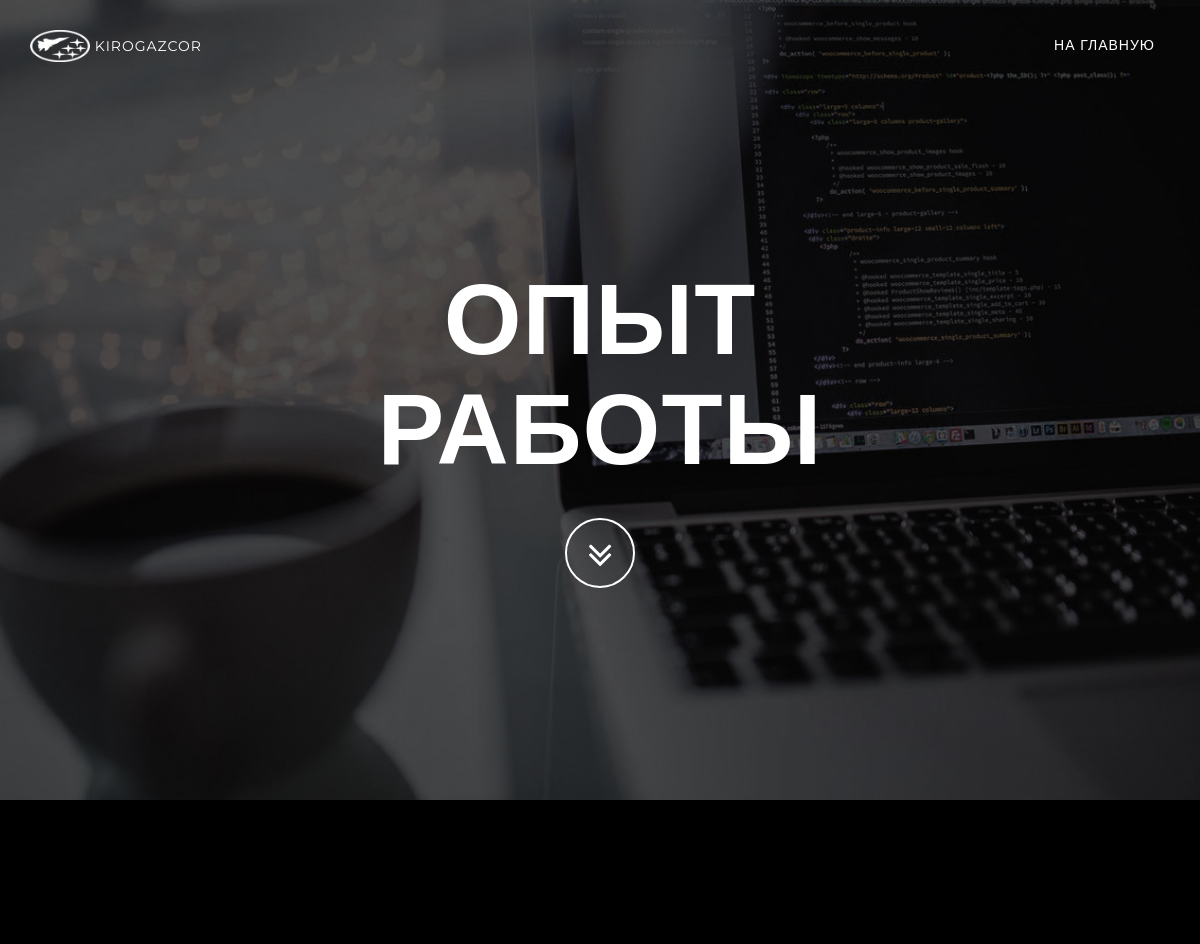
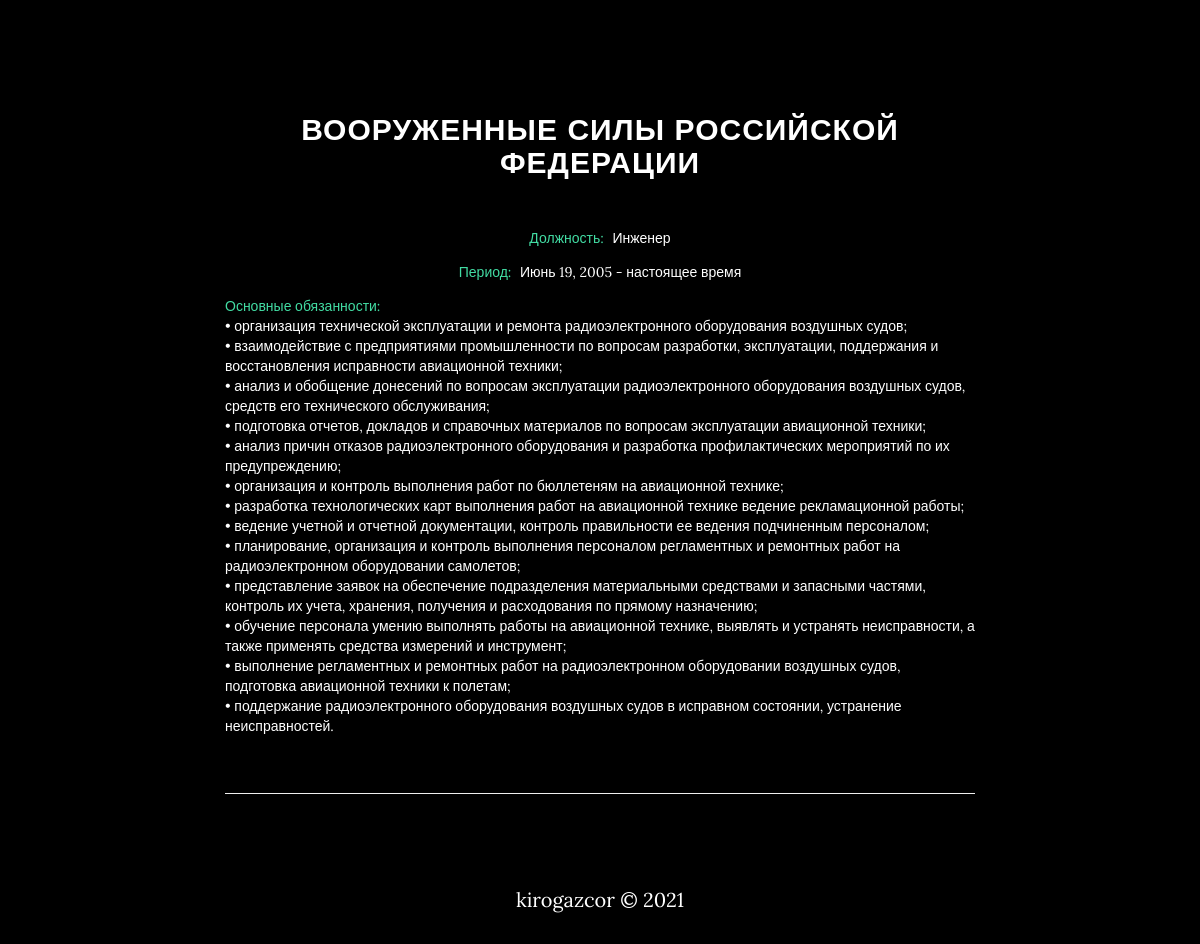
The app's page /work with its own data (2 pictures, top to bottom).
### main_page/models.py (models this page shows)
class Work(models.Model):
    organization = models.CharField(verbose_name='Организация', max_length=64)
    post = models.CharField(verbose_name='Должность', max_length=32)
    duties = models.TextField(verbose_name='Обязанности')
    start = models.DateField(verbose_name='Начало')
    end = models.DateField(verbose_name='Конец', default=timezone.now)
    class Meta:
            managed = False
            db_table = 'work'

### main_page/views.py (the view)
# urls.py: path('work', views.work, name='work'),
def work(request):
    work_db = Work.objects.all()
    work_content = {
        'title': 'Опыт работы',
        'Year': Year,
        'work_db': work_db,
    }
    return render(request, 'work.html', work_content)

### templates/work.html
{% extends "wrapper.html" %}
{% block nav %}
    <nav class="navbar navbar-custom navbar-fixed-top" role="navigation">
        <div style="vertical-align:middle" class="container">
            <div  id="logo_title" class="navbar-header">
                <a class="page-scroll" href="#page-top">
                    <img id="logo" src="/static/image/kirogazcor_inv.png" width="60px">
                    <span id="title">kirogazcor</span>
                </a>
            </div>
            <div class="collapse navbar-collapse navbar-right navbar-main-collapse">
                <ul class="nav navbar-nav">
                    <li>
                        <a class="page-scroll" href="../">На главную</a>
                    </li>
                </ul>
            </div>
        </div>
    </nav>
{% endblock %}
{% block header %}
    <header class="intro">
        <div class="intro-body">
            <div class="container">
                <div class="row">
                    <div class="col-md-8 col-md-offset-2">
                        <h1 class="brand-heading" style="margin: 50px auto 0;">Опыт работы</h1>
                        <br>
                        <a href="#work" class="btn btn-circle page-scroll">
                            <i class="fa fa-angle-double-down animated"></i>
                        </a>
                    </div>
                </div>
            </div>
        </div>
    </header>
{% endblock %}
{% block content %}
    <section id="work" class="container content-section text-center">
        <div class="row">
            <div class="col-lg-8 col-lg-offset-2">
                {% for work in work_db %}
                <ul class="about-list">
                    <li><h2>{{ work.organization }}</h2></li>
                    <li><span>Должность:</span> {{ work.post }}</li>
                    <li><span>Период:</span> {{ work.start }} - {% if work.end != Now %}{{ work.end }}{% else %}настоящее время{% endif %}</li>
                    <li style="text-align: left"><span>Основные обязанности:</span><br>{{ work.duties|safe }}</li>
                </ul><hr><br>
                {% endfor %}
            </div>
        </div>
    </section>
{% endblock %}

### static/css/grayscale.css (style rules this page uses)
body { width: 100%; height: 100%; font-family: "Lora", "Helvetica Neue", Helvetica, Arial, sans-serif; color: white; background-color: black; }
html { width: 100%; height: 100%; }
h1, h2, h3, h4, h5, h6 { margin: 0 0 35px; text-transform: uppercase; font-family: "Montserrat", "Helvetica Neue", Helvetica, Arial, sans-serif; font-weight: 700; letter-spacing: 1px; }
a { color: #42DCA3; -webkit-transition: all 0.2s ease-in-out; -moz-transition: all 0.2s ease-in-out; transition: all 0.2s ease-in-out; }
.navbar-custom { margin-bottom: 0; border-bottom: 1px solid rgba(255, 255, 255, 0.3); text-transform: uppercase; font-family: "Montserrat", "Helvetica Neue", Helvetica, Arial, sans-serif; background-color: black; }
.navbar-custom a { color: white; }
.navbar-custom .nav li a { -webkit-transition: background 0.3s ease-in-out; -moz-transition: background 0.3s ease-in-out; transition: background 0.3s ease-in-out; }
@media (min-width: 300px) { .navbar-custom { padding: 20px 0; border-bottom: none; letter-spacing: 1px; background: transparent; -webkit-transition: background 0.5s ease-in-out, padding 0.5s ease-in-out; -moz-transition: background 0.5s ease-in-out, padding 0.5s ease-in-out; transition: background 0.5s ease-in-out, padding 0.5s ease-in-out; } }
.intro { display: table; width: 100%; height: auto; padding: 100px 0; text-align: center; color: white; background: url(../image/background_dark.jpg) no-repeat bottom center scroll; background-color: black; -webkit-background-size: cover; -moz-background-size: cover; background-size: cover; -o-background-size: cover; }
.intro .intro-body { display: table-cell; vertical-align: middle; }
.intro .intro-body .brand-heading { font-size: 40px; }
@media (min-width: 768px) { .intro { height: 100%; padding: 0; } }
@media (min-width: 768px) { .intro .intro-body .brand-heading { font-size: 100px; } }
.btn-circle { width: 70px; height: 70px; margin-top: 15px; padding: 7px 16px; border: 2px solid white; border-radius: 100% !important; font-size: 40px; color: white; background: transparent; -webkit-transition: background 0.3s ease-in-out; -moz-transition: background 0.3s ease-in-out; transition: background 0.3s ease-in-out; }
.btn-circle i.animated { -webkit-transition-property: -webkit-transform; -webkit-transition-duration: 1s; -moz-transition-property: -moz-transform; -moz-transition-duration: 1s; }
.content-section { padding-top: 100px; }
@media (min-width: 767px) { .content-section { padding-top: 250px; } }
.btn { text-transform: uppercase; font-family: "Montserrat", "Helvetica Neue", Helvetica, Arial, sans-serif; font-weight: 400; -webkit-transition: all 0.3s ease-in-out; -moz-transition: all 0.3s ease-in-out; transition: all 0.3s ease-in-out; border-radius: 0; }
body { webkit-tap-highlight-color: rgba(255, 255, 255, 0.2); }
.about-list { margin: 0; padding: 0; list-style-type: none; margin-bottom: 50px; }
.about-list li { padding: 0.5em 0; }
.about-list span { display: inline-block; padding-right: 5px; color: #42dca3; }
#logo { vertical-align: middle; }

### templates/wrapper.html (style rules this page uses)
#logo, #title { display: inline-block; vertical-align:middle }
#logo_title { margin-top:10px; }

### records on screen
Work: organization "ВООРУЖЕННЫЕ СИЛЫ РОССИЙСКОЙ ФЕДЕРАЦИИ", post "Инженер", start "Июнь 19, 2005", shows "настоящее время", duties "• организация технической эксплуатации и ремонта радиоэлектронного оборудования воздушных судов; • взаимодействие с предприятиями промышленности по вопросам разработки, эксплуатации, поддержания и восстановления исправности авиационной техники; • анализ и обобщение донесений по вопросам эксплуатации радиоэлектронного оборудования воздушных судов, средств его технического обслуживания; • подготовка отчетов, докладов и справочных материалов по вопросам эксплуатации авиационной техники; • анализ причин отказов радиоэлектронного оборудования и разработка профилактических мероприятий по их предупреждению; • организация и контроль выполнения работ по бюллетеням на авиационной технике; •…"

### other values on screen
{{ Year }} "2021"
